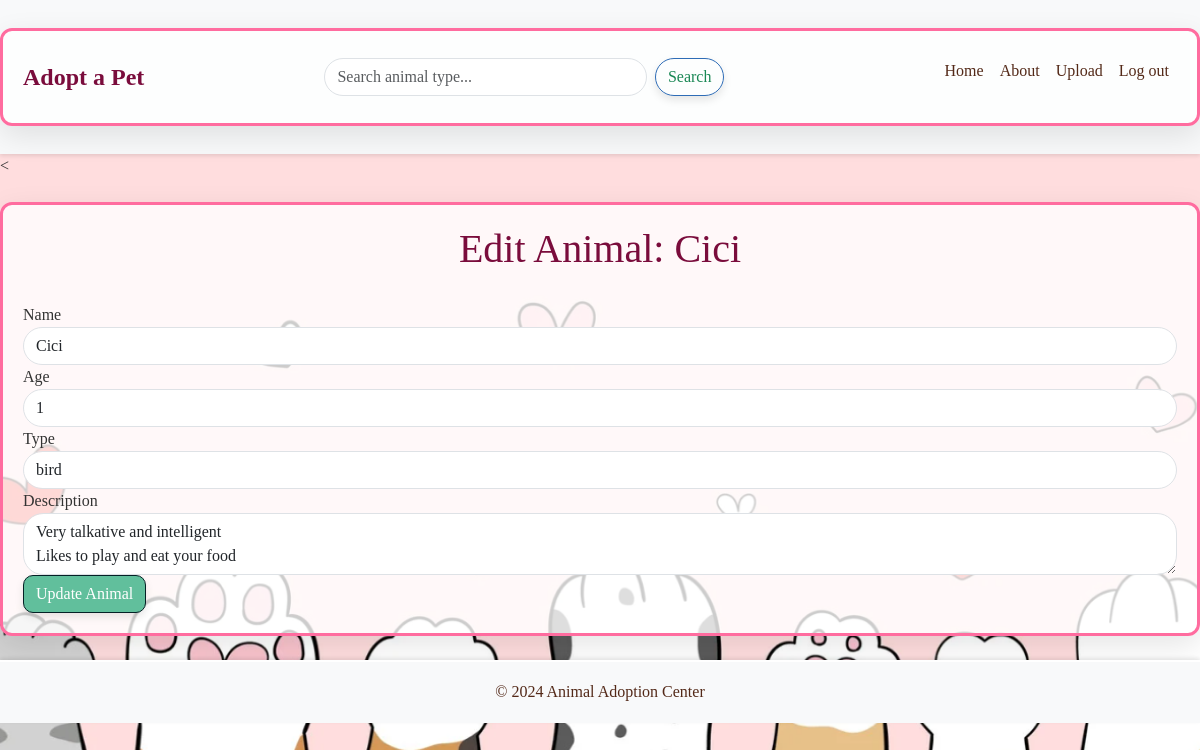
/edit_animal/12 (signed in), run on the app's committed database.
### app/models.py (models this page shows, shortened)
class Animal(db.Model):
    id = db.Column(db.Integer, primary_key=True)
    name = db.Column(db.String(100), nullable=False)
    age = db.Column(db.String(20), nullable=False)  # Age stored as string (e.g., "2 years")
    animal_type = db.Column(db.String(50), nullable=False)  # e.g., "dog", "cat"
    description = db.Column(db.Text, nullable=True)
    image = db.Column(db.String(255), nullable=False)  # Path to the image file

### app/backend/routes.py (the view, shortened to what this page needs)
@main.route('/edit_animal/<int:animal_id>', methods=['GET', 'POST'])
@login_required
def edit_animal(animal_id):
    animal = Animal.query.get_or_404(animal_id)
    if not current_user.is_admin:
        flash('You do not have permission to perform this action.', 'danger')
        return redirect(url_for('main.animals'))
    return render_template('edit_animal.html', animal=animal)

### app/backend/__init__.py (called while the page is built)
@login_manager.user_loader
def load_user(user_id):
    user = User.query.get(int(user_id))
    if user:
        return user
    return None

### app/models.py (called while the page is built)
    @property
    def is_active(self):
        return True  # Assuming the user is always active. You can modify this logic later.

### app/frontend/templates/edit_animal.html
{% extends "home.html" %}
{% block content %}
<h1 class="text-center">Edit Animal: {{ animal.name }}</h1>
<form method="POST">
    <div class="form-group">
        <label for="name">Name</label>
        <input type="text" class="form-control" id="name" name="name" value="{{ animal.name }}" required>
    </div>
    <div class="form-group">
        <label for="age">Age</label>
        <input type="number" class="form-control" id="age" name="age" value="{{ animal.age }}" required>
    </div>
    <div class="form-group">
        <label for="type">Type</label>
        <input type="text" class="form-control" id="type" name="type" value="{{ animal.animal_type }}" required>
    </div>
    <div class="form-group">
        <label for="description">Description</label>
        <textarea class="form-control" id="description" name="description" required>{{ animal.description }}</textarea>
    </div>
    <button type="submit" class="btn btn-primary">Update Animal</button>
</form>
{% endblock %}

### app/frontend/static/css/style.css (style rules this page uses)
body { font-family: 'Georgia', serif; background-color: #FDDCDDFF; margin: 0; padding: 0; background-image: url('/static/images/background.png'); background-size: cover; background-repeat: no-repeat; background-attachment: fixed; background-position: center; }
h1, h2 { color: #7A0C3C; font-family: 'Playfair Display', serif; }
button { background-color: #ff6ca4; color: #fff; border: none; padding: 14px 28px; border-radius: 6px; cursor: pointer; font-size: 18px; box-shadow: 0 6px 12px rgba(0, 0, 0, 0.2); transition: all 0.3s ease; }
.btn { transition: background-color 0.3s ease, transform 0.3s ease; }
.btn { border-radius: 10px; box-shadow: 0px 4px 8px rgba(0, 0, 0, 0.1); }
.btn-primary { background-color: #61bf9c; border-color: #042125; }
body { background-color: #cdc5c5; color: #333; }
form .form-control { border-radius: 20px; }
h1 { text-align: center; margin-bottom: 30px; }

### data on the page
Animal: name "Cici", age "1", type "bird", description "Very talkative and intelligent Likes to play and eat your food"
